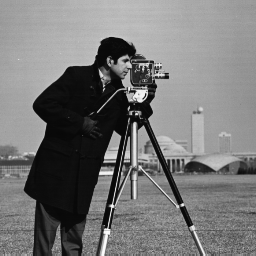
%> input picture LAB 3/cameraman.tif, 256 x 256 px
$ octave lab_exp_3_3.m   (GNU Octave 9; MATLAB toolbox functions it lacks are replaced by stand-ins)
%> lines starting %> are read from the running program, lines starting %| are printed output that depends on the picture
clear all;
close all;
f1 = imread('cameraman.tif');
%> f1 is the input picture: size 256x256 uint8; min 7, max 253, mean 118.7
figure,imshow(f1);
title("input image")
row=size(f1,1);
%> row = 256
col=size(f1,2);
%> col = 256

f1=im2double(f1);
%> f1: size 256x256 double
c=1;
r=5;

for i=1:1:row
    for j=1:1:col
        g(i,j) = c*(f1(i,j))^r;
    end
end
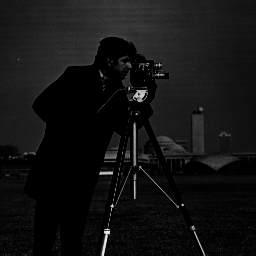
%> g: size 256x256 double; min 1.56e-08, max 0.961, mean 0.074

figure,imshow(g);
title("Output image")
imwrite(g,'lab_exp_3_3_outp.jpg');
figure,plot(f1(:),g(:), '*');
title("2D graph")
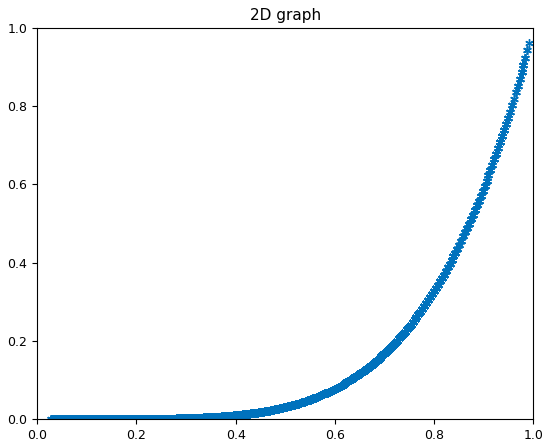
%> figure redrawn from the program's plot data
